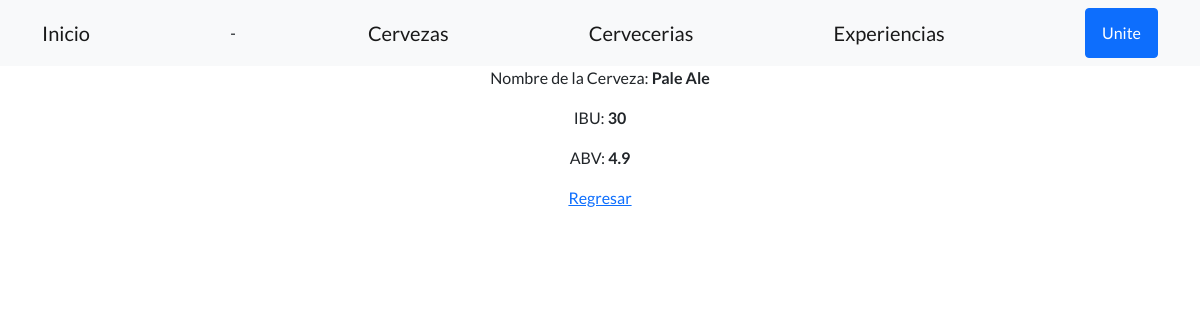
The page /Cerveblog/detalleCervezas/1 on the database as committed earlier.
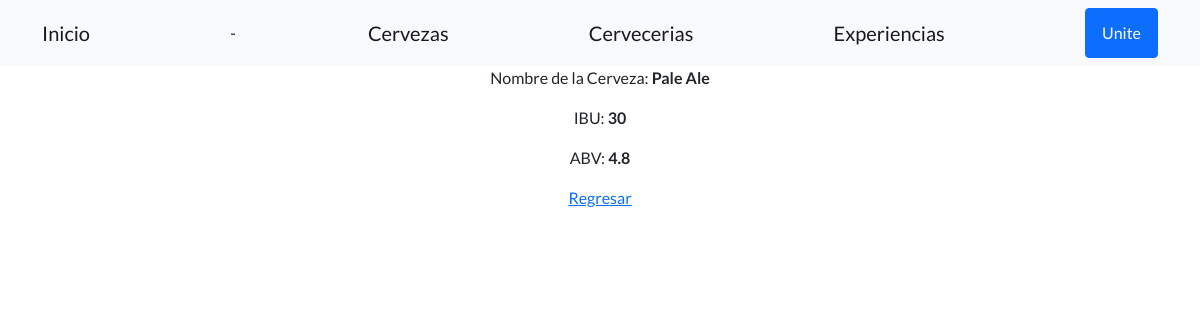
The same page on the database as committed later.
### GrupoC/models.py (models this page shows, shortened)
class Cerveza(models.Model):
    nombre=models.CharField('nombre', max_length=40)
    IBU=models.IntegerField()
    grad_alcohol=models.FloatField('ABV (%)')

### GrupoC/views.py (the view)
# urls.py: path('detalleCervezas/<pk>', views.CervezaDetail.as_view(),name='Detail'),
class CervezaDetail (DetailView):
    model= Cerveza
    template_name = "GrupoC/cerveza_detail.html"

### GrupoC/Templates/GrupoC/cerveza_detail.html (shortened to what this page needs)
<!DOCTYPE html>
<html lang="en">
<head>
    {% load static %}
    <link href="https://cdn.jsdelivr.net/npm/bootstrap-icons@1.5.0/font/bootstrap-icons.css" rel="stylesheet" type="text/css" />
    <link href="{% static 'GrupoC/css/styles.css' %}" rel="stylesheet" />
</head>
</head>
<body>
    <nav class="navbar navbar-light bg-light static-top">
        <div class="container">
            <a class="navbar-brand" href="{% url 'Inicio' %}">Inicio</a>
            <li class="list-inline-item">-</li>
            <a class="navbar-brand" href="{% url 'List' %}">Cervezas</a>
            <a class="navbar-brand" href="{% url 'ListCerve' %}">Cervecerias</a>
            <a class="navbar-brand" href="{% url 'NewExp' %}">Experiencias</a>
            <a class="btn btn-primary" href="#signup">Unite</a>
        </div>
    </nav>
    <div class="text-center">
        <p>Nombre de la Cerveza: <b>{{ cerveza.nombre }}</b></p>
        <p>IBU: <b>{{ cerveza.IBU }}</b></p>
        <p>ABV: <b>{{ cerveza.grad_alcohol }}</b></p>
        <p>
            <a href="{% url 'List' %}">Regresar</a>
        </p>
    </div>
</body>
</html>

Rows that differ between the two databases and show on the page:
changed Cerveza "Pale Ale": grad_alcohol "4.9" → "4.8"
